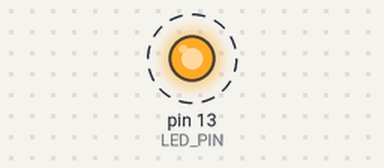
A sketch run on a simulated Arduino Uno, built with avr-gcc and run on an emulated ATmega328P. Parts: output pins drawn as LEDs (lit = HIGH). Dashed ring = blinking.

Above: at 0.2 s.
Timing chart, 0 to 3.0 s (numbered marks = the images above):
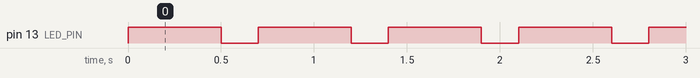

Measured:
- by itself, pin 13 (LED_PIN): alternates HIGH for 0.50 s and LOW for 0.20 s

The sketch:

Blink.ino
```cpp
/*
  Blink
  Turns on an LED on and off repeatedly

  For info and circuit diagrams see https://github.com/tardate/LittleArduinoProjects/tree/main/playground/Blink
 */

#define LED_PIN 13  // pin 13 has an LED connected on most Arduino boards

void setup() {
  pinMode(LED_PIN, OUTPUT);
}

void loop() {
  digitalWrite(LED_PIN, HIGH);
  delay(500);
  digitalWrite(LED_PIN, LOW);
  delay(200);
}
```
